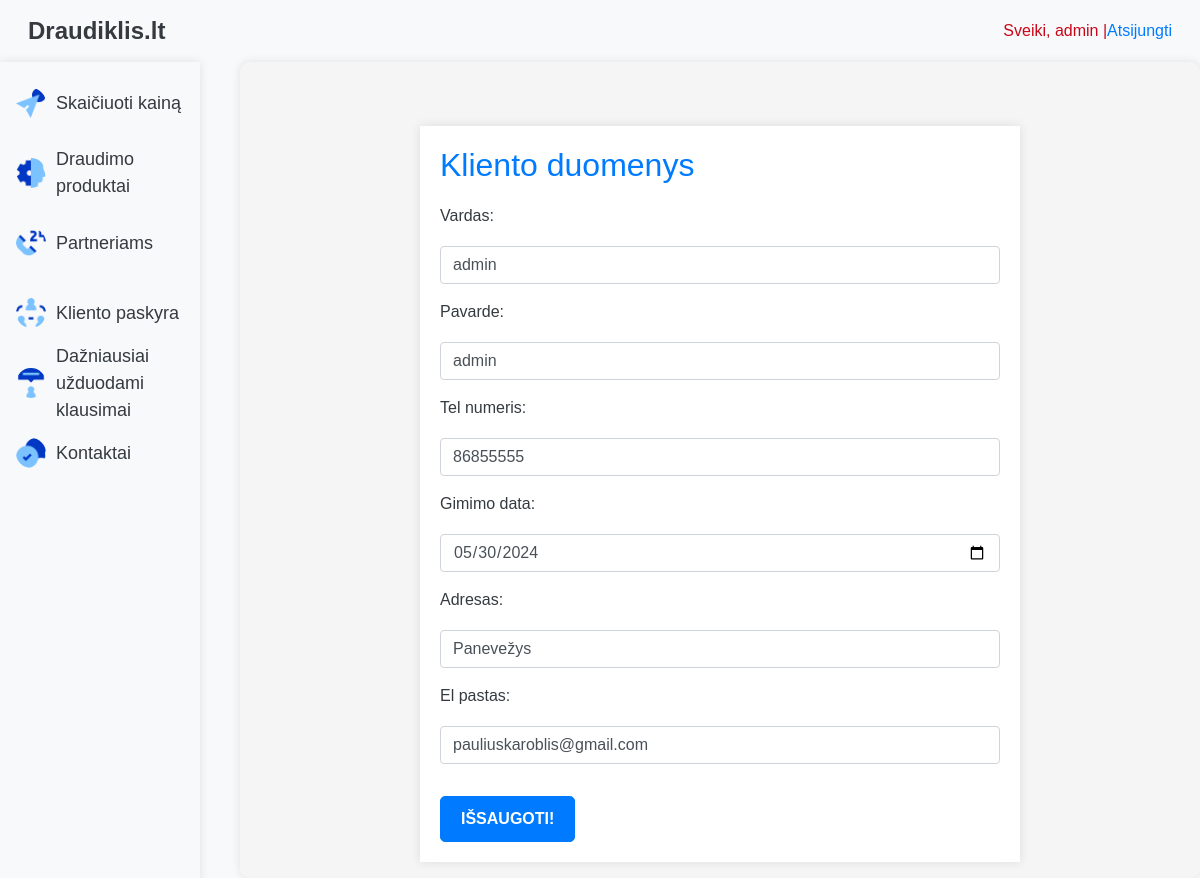
The app's page /app/update_klientas/ (signed in) with its own data.
### app/models.py (models this page shows, shortened)
class Klientai(models.Model):
    user = models.OneToOneField(User, on_delete=models.CASCADE)
    vardas = models.CharField(max_length=100)
    pavarde = models.CharField(max_length=100)
    tel_numeris = models.CharField(max_length=15)
    gimimo_data = models.DateField(null=True)
    adresas = models.TextField()
    el_pastas = models.EmailField()

### app/views.py (the view)
# urls.py: path('update_klientas/', views.update_klientas, name='update_klientas'),
@login_required
def update_klientas(request):
    try:
        klientas = request.user.klientai
    except Klientai.DoesNotExist:
        klientas = Klientai(user=request.user)
    if request.method == 'POST':
        form = KlientasUpdateForm(request.POST, instance=klientas)
        if form.is_valid():
            form.save()
            messages.success(request, 'Your profile has been updated!')
            return redirect('profile')
        else:
            messages.error(request, 'Please correct the error below.')
    else:
        form = KlientasUpdateForm(instance=klientas)
    return render(request, 'update_klientas.html', {'form': form})

### app/forms.py
class KlientasUpdateForm(forms.ModelForm):
    class Meta:
        model = Klientai
        fields = ['vardas', 'pavarde', 'tel_numeris', 'gimimo_data', 'adresas', 'el_pastas']
        widgets = {
            'vardas': forms.TextInput(attrs={'class': 'form-control'}),
            'pavarde': forms.TextInput(attrs={'class': 'form-control'}),
            'tel_numeris': forms.TextInput(attrs={'class': 'form-control'}),
            'gimimo_data': forms.DateInput(attrs={'type': 'date', 'class': 'form-control'}),
            'adresas': forms.TextInput(attrs={'class': 'form-control'}),
            'el_pastas': forms.EmailInput(attrs={'class': 'form-control'}),
        }

### app/templates/update_klientas.html (shortened to what this page needs)
{% extends 'base.html' %}
{% block content %}
<div class="container mt-5">
    <h2>Kliento duomenys</h2>
    <form method="post">
        {{ form.as_p }}
        <button type="submit" class="btn btn-primary mt-3">Išsaugoti!</button>
    </form>
</div>
{% endblock %}

### app/templates/base.html (shortened to what this page needs)
<!DOCTYPE html>
{% load static %}
<html lang="en">
<head>
    <link rel="stylesheet" href="https://stackpath.bootstrapcdn.com/bootstrap/4.5.2/css/bootstrap.min.css">
    <link rel="stylesheet" type="text/css" href="{% static 'styles.css' %}">
</head>
<body>
    <div id="top-shelf" class="d-flex justify-content-between align-items-center p-2 bg-light">
        <div class="left-top">
            <a href="{% url 'home' %}" class="navbar-brand text-dark">Draudiklis.lt</a>
        </div>
        <div class="right-top profile-welcome">
            {% if user.is_authenticated %}
                {% if user.brokerprofile %}
                    <a href="{% url 'broker_profile' broker_id=user.brokerprofile.broker.id %}">
                        <img src="{{ user.brokerprofile.profile_picture.url }}" alt="Profile Picture">
                        Sveiki, {{ user.username }}
                    </a> | <a href="{% url 'broker_logout' %}" class="text-primary">Atsijungti</a>
                {% else %}
                    Sveiki, {{ user.username }} | <a href="{% url 'broker_logout' %}" class="text-primary">Atsijungti</a>
                {% endif %}
            {% else %}
                <a href="{% url 'profile' %}">Kliento paskyra</a>
            {% endif %}
        </div>
    </div>
    <div class="d-flex">
        <div class="left-section bg-light p-3" style="width: 200px;">
            <ul class="selections list-unstyled">
                <li class="expandable position-relative">
                    <img src="{% static 'icons/calculator.png' %}" class="selection-icon" alt="Calculator Icon">
                    <a href="#" id="price-calc-link" class="text-dark">Skaičiuoti kainą</a>
                </li>
                <li>
                    <img src="{% static 'icons/products.png' %}" class="selection-icon" alt="Products Icon">
                    <a href="{% url 'draudimo_produktai' %}" class="text-dark">Draudimo produktai</a>
                </li>
               <li class="expandable position-relative">
                    <img src="{% static 'icons/about.png' %}" class="selection-icon" alt="Partners Icon">
                    <a href="#" class="text-dark">Partneriams</a>
                </li>
                <li>
                    <img src="{% static 'icons/account.png' %}" class="selection-icon" alt="Account Icon">
                    <a href="{% url 'profile' %}" class="text-dark">Kliento paskyra</a>
                </li>
                <li>
                    <img src="{% static 'icons/faq.png' %}" class="selection-icon" alt="FAQ Icon">
                    <a href="{% url 'faq' %}" class="text-dark">Dažniausiai užduodami klausimai</a>
                </li>
                <li>
                    <img src="{% static 'icons/contact.png' %}" class="selection-icon" alt="Contact Icon">
                    <a href="{% url 'contact' %}" class="text-dark">Kontaktai</a>
                </li>
            </ul>
        </div>
        <div class="center-section p-3" style="flex-grow: 1;">
            {% block content %}
            {% endblock %}
        </div>
    </div>
</body>
</html>

### app/static/styles.css (style rules this page uses)
#top-shelf { background-color: #333; color: #fff; padding: 10px; display: flex; justify-content: space-between; align-items: center; }
.left-top { margin-left: 20px; }
.right-top { margin-right: 20px; }
.left-section { width: 230px; background-color: white; padding: 5px; box-shadow: 0 0 10px rgba(0, 0, 0, 0.1); height: 100%; position: fixed; overflow-y: auto; }
.selections { list-style-type: none; padding: 0; }
.selections li { margin-bottom: 20px; display: flex; align-items: center; height: 50px; }
.selections li a { color: #333; text-decoration: none; font-size: 18px; margin-left: 10px; flex-grow: 1; }
.selection-icon { width: 30px; height: 30px; display: inline-block; vertical-align: middle; }
.center-section { margin-left: 240px; background-color: #f5f5f5; padding: 20px; border-radius: 10px; box-shadow: 0 0 10px rgba(0, 0, 0, 0.1); flex-grow: 1; min-height: 100%; }
input, select { display: block; width: 100%; padding: 10px; margin: 10px 0; box-sizing: border-box; }
button { padding: 10px 20px; background-color: #007bff; color: white; border: none; border-radius: 5px; cursor: pointer; }
body { font-family: Arial, sans-serif; background-color: #f8f9fa; color: #343a40; }
.container { max-width: 600px; margin: 0 auto; padding: 20px; background: #fff; box-shadow: 0 0 10px rgba(0, 0, 0, 0.1); }
h2 { margin-bottom: 20px; color: #007bff; }
.btn-primary { background-color: #007bff; border-color: #007bff; color: #fff; padding: 10px 20px; text-transform: uppercase; font-weight: bold; border-radius: 5px; }
body { font-family: Arial, sans-serif; }
img { border-radius: 50%; }

### app/templates/base.html (style rules this page uses)
.navbar-brand { font-size: 1.5em; font-weight: bold; }
.profile-welcome { color: #c90618; display: flex; align-items: center; }

### records on screen
Klientai: vardas "admin", pavarde "admin", tel_numeris "86855555", gimimo_data "05/30/2024", adresas "Panevežys", el_pastas "pauliuskaroblis@gmail.com"

### other values on screen
{{ user.username }} "admin"
